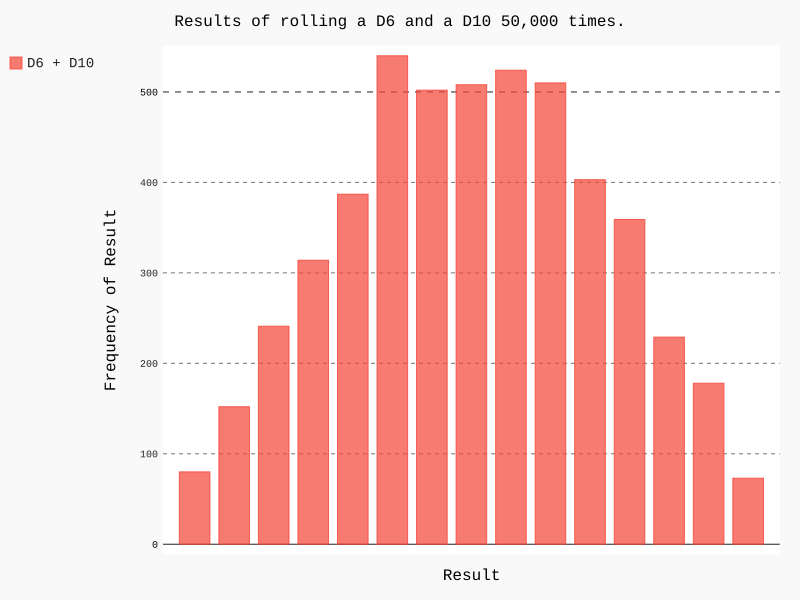

Write Python code to recreate this figure.
import pygal
from die import Die

# Create two D6 dice.
die_1 = Die()
die_2 = Die(10)

# Create a D6.
die = Die()

# Make some rolls, and store results in a list.
results = []
for roll_num in range(5000):
	result = die_1.roll() + die_2.roll()
	results.append(result)

# Analyse the results.
frequencies = []
max_result = die_1.num_sides + die_2.num_sides
for value in range(2, max_result+1):
	frequency = results.count(value)
	frequencies.append(frequency)

# Visualise the results.
hist = pygal.Bar()

hist.title = "Results of rolling a D6 and a D10 50,000 times."
hist.x_lables = ['2', '3', '4', '5', '6', '7', '8', '9', '10', '11', '12',
	'13', '14', '15', '16']
hist.x_title = "Result"
hist.y_title = "Frequency of Result"

hist.add('D6 + D10', frequencies)
hist.render_to_file('die_visual.svg')
